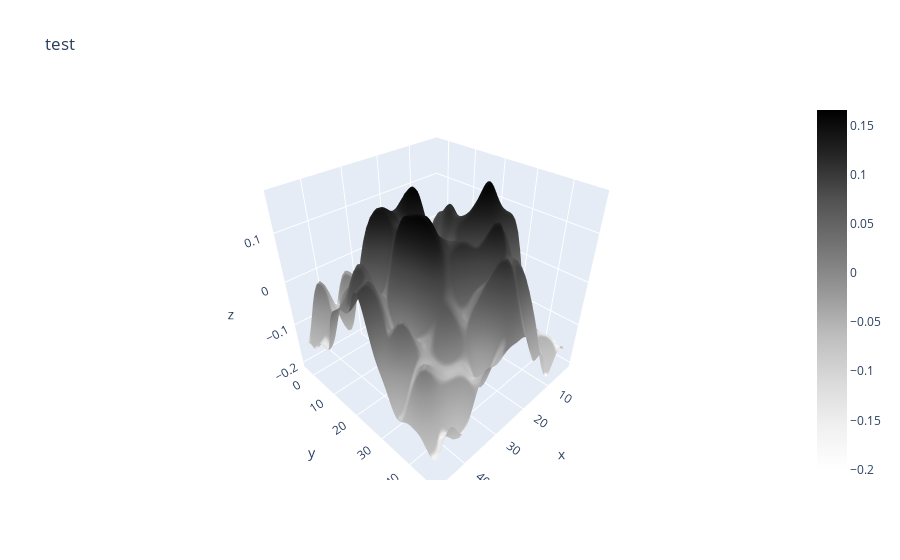

This figure's notebook cell:
### Code cell
# Graphing the filtered flattened surface with plotly
print('plotting the last one')
fig = go.Figure(data=go.Surface(x=xseggrid[i],y=yseggrid[i],z=sollast_FT_filtered_IFT_real, colorscale="greys"))
fig.update_layout(scene = dict(
            xaxis_title='x',
            yaxis_title='y',
            zaxis_title='z'),
            title='test')

### Figure 1 — Plotly figure (JSON) as saved in the notebook; plotly's stock layout.template omitted (floating-point values rounded to 4 significant figures; data arrays with more than 128 entries replaced by an {"elided": "..."} marker saying what was removed)
{"data": [{"colorscale": [[0, "rgb(255,255,255)"], [0.125, "rgb(240,240,240)"], [0.25, "rgb(217,217,217)"], [0.375, "rgb(189,189,189)"], [0.5, "rgb(150,150,150)"], [0.625, "rgb(115,115,115)"], [0.75, "rgb(82,82,82)"], [0.875, "rgb(37,37,37)"], [1, "rgb(0,0,0)"]], "type": "surface", "x": {"elided": "72x64 float values"}, "y": {"elided": "72x64 float values"}, "z": {"elided": "72x64 float values"}}], "layout": {"scene": {"xaxis": {"title": {"text": "x"}}, "yaxis": {"title": {"text": "y"}}, "zaxis": {"title": {"text": "z"}}}, "title": {"text": "test"}}}
